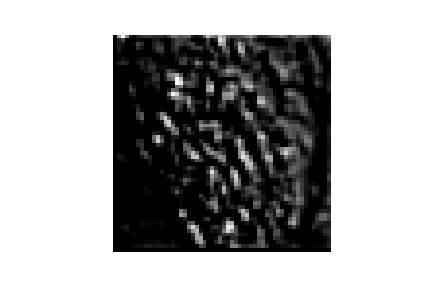
#> input picture Model/images/visual_images_copy/Conv3/AD/10.png, 432 x 288 px; its folder holds only this picture in this run
$ jupyter execute --allow-errors HOG_Individual_Conv.ipynb   (shell and % lines are left out)   (older library calls are emulated)
#> lines starting #> are read from the running program, lines starting #| are printed output that depends on the picture
[cell 1]
import numpy as np
from skimage.io import imread
from skimage.color import gray2rgb
from skimage.transform import resize
from skimage.feature import hog
from sklearn.linear_model import LogisticRegression
from sklearn.model_selection import train_test_split
from sklearn.metrics import classification_report, accuracy_score
import sklearn.metrics as metrics
from glob import glob
from matplotlib import pyplot as plt
images, hog_images = [], []
X, y = [], []
ppc = 16
sz = 200
for dir in glob('images/visual_images_copy/Conv3/*'):
    image_files = glob(dir + '/*.png')
    label = dir.split('\\')[-1]
    print(label, len(image_files))
    for image_file in image_files:
        image = resize(imread(image_file), (sz,sz))
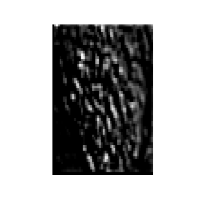
#> image: shape (200, 200, 4) float64; mean R, G, B, A 0.663, 0.663, 0.663, 0.38; transparent parts drawn white
        if len(image.shape) == 2: # if a gray-scale image
            image = gray2rgb(image)
        fd,hog_image = hog(image, orientations=8, pixels_per_cell=(ppc,ppc),cells_per_block=(4, 4),block_norm= 'L2',visualize=True, multichannel=True)
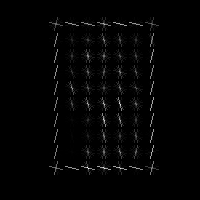
#> hog_image: shape (200, 200) float64; min 0, max 0.228, mean 0.00363; drawn with min black and max white
#> fd = 10368 values, max 0.63 at index 120, min 0 at index 1, mean 0.041

        images.append(image)
        hog_images.append(hog_image)
        X.append(fd)
        y.append(label)
#> pass 2 of the loop `for dir in glob('images/visual_images_copy/Conv3/*'):`:
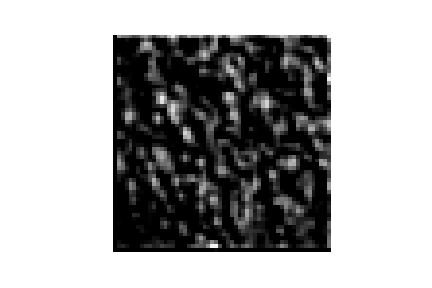
#> input picture Model/images/visual_images_copy/Conv3/not_AD/10.png, 432 x 288 px
#> `image = resize(imread(image_file), (sz,sz))`:
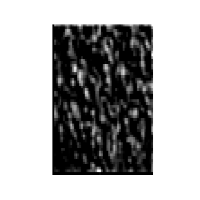
#> image: shape (200, 200, 4) float64; mean R, G, B, A 0.67, 0.67, 0.67, 0.38; transparent parts drawn white
#> `fd,hog_image = hog(image, orientations=8, pixels_per_cell=(ppc,ppc),ce..`:
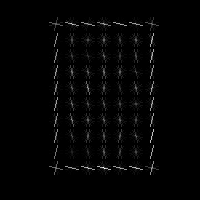
#> hog_image: shape (200, 200) float64; min 0, max 0.229, mean 0.00392; drawn with min black and max white
#> fd = 10368 values, max 0.605 at index 88, min 0 at index 1, mean 0.0444
#

[cell 2]
print(len(images), hog_images[0].shape, X[0].shape, X[1].shape, len(y))
#| 2 (200, 200) (10368,) (10368,) 2

[cell 3]
n = 8
indices = np.random.choice(len(images), n*n)
#> indices = 64 values, max 1 at index 1, min 0 at index 0, mean 0.594
plt.figure(figsize=(20,20))
plt.gray()
i = 1
for index in indices:
    plt.subplot(n,n,i), plt.imshow(images[index]), plt.axis('off'), plt.title(y[index], size=20)
    i += 1
#> this loop made 64 passes
#> index on passes 3 to 14: 1, 0, 1, 1, 1, 1, 1, 1, 1, 0, 0, 1
#> after the loop, i = 65
plt.show()
plt.figure(figsize=(20,20))
i = 1
for index in indices:
    plt.subplot(n,n,i), plt.imshow(hog_images[index]), plt.axis('off'), plt.title(y[index], size=20)
    i += 1
#> after the loop, i = 65

plt.show()

[cell 4]
X = np.array(X)
y = np.array(y)
indices = np.arange(len(X))
#> indices = [0, 1]
X_train, X_test, y_train, y_test, id_train, id_test = train_test_split(X, y, indices,
test_size=0.1, random_state=1)
#> id_train = [1]; id_test = [0]
clf = LogisticRegression(C=1000, random_state=0, solver='lbfgs', max_iter=10000 , multi_class='multinomial')
#> (the rest of this cell did not finish here and is left out)
